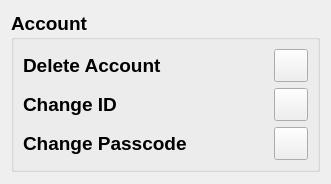
<?xml version="1.0" encoding="UTF-8"?>
<ui version="4.0">
 <class>AccountManager</class>
 <widget class="QWidget" name="AccountManager">
  <property name="windowModality">
   <enum>Qt::WindowModality::ApplicationModal</enum>
  </property>
  <property name="geometry">
   <rect>
    <x>0</x>
    <y>0</y>
    <width>331</width>
    <height>184</height>
   </rect>
  </property>
  <property name="font">
   <font>
    <pointsize>14</pointsize>
    <bold>true</bold>
   </font>
  </property>
  <property name="windowTitle">
   <string>Account Manager</string>
  </property>
  <property name="windowIcon">
   <iconset resource="Icons/TaxiCal_Icons.qrc">
    <normaloff>:/Main/Account.png</normaloff>:/Main/Account.png</iconset>
  </property>
  <layout class="QGridLayout" name="gridLayout">
   <item row="1" column="0">
    <spacer name="verticalSpacer">
     <property name="orientation">
      <enum>Qt::Orientation::Vertical</enum>
     </property>
     <property name="sizeHint" stdset="0">
      <size>
       <width>20</width>
       <height>40</height>
      </size>
     </property>
    </spacer>
   </item>
   <item row="0" column="0">
    <widget class="QGroupBox" name="gb_AccountName">
     <property name="title">
      <string>Account</string>
     </property>
     <layout class="QGridLayout" name="gridLayout_2">
      <item row="0" column="0">
       <widget class="QLabel" name="label">
        <property name="text">
         <string>Delete Account</string>
        </property>
       </widget>
      </item>
      <item row="0" column="1">
       <widget class="QToolButton" name="tb_DeleteAccount">
        <property name="text">
         <string/>
        </property>
        <property name="icon">
         <iconset resource="Icons/TaxiCal_Icons.qrc">
          <normaloff>:/Buttons/Delete.png</normaloff>:/Buttons/Delete.png</iconset>
        </property>
        <property name="iconSize">
         <size>
          <width>26</width>
          <height>26</height>
         </size>
        </property>
       </widget>
      </item>
      <item row="1" column="0">
       <widget class="QLabel" name="label_2">
        <property name="text">
         <string>Change ID</string>
        </property>
       </widget>
      </item>
      <item row="1" column="1">
       <widget class="QToolButton" name="tb_ChangeID">
        <property name="text">
         <string/>
        </property>
        <property name="icon">
         <iconset resource="Icons/TaxiCal_Icons.qrc">
          <normaloff>:/Buttons/ChangeID.png</normaloff>:/Buttons/ChangeID.png</iconset>
        </property>
        <property name="iconSize">
         <size>
          <width>26</width>
          <height>26</height>
         </size>
        </property>
       </widget>
      </item>
      <item row="2" column="0">
       <widget class="QLabel" name="label_3">
        <property name="text">
         <string>Change Passcode</string>
        </property>
       </widget>
      </item>
      <item row="2" column="1">
       <widget class="QToolButton" name="tb_Change_Passcode">
        <property name="text">
         <string/>
        </property>
        <property name="icon">
         <iconset resource="Icons/TaxiCal_Icons.qrc">
          <normaloff>:/Buttons/RedLock1.png</normaloff>:/Buttons/RedLock1.png</iconset>
        </property>
        <property name="iconSize">
         <size>
          <width>26</width>
          <height>26</height>
         </size>
        </property>
       </widget>
      </item>
     </layout>
    </widget>
   </item>
  </layout>
 </widget>
 <resources>
  <include location="Icons/TaxiCal_Icons.qrc"/>
 </resources>
 <connections/>
</ui>
